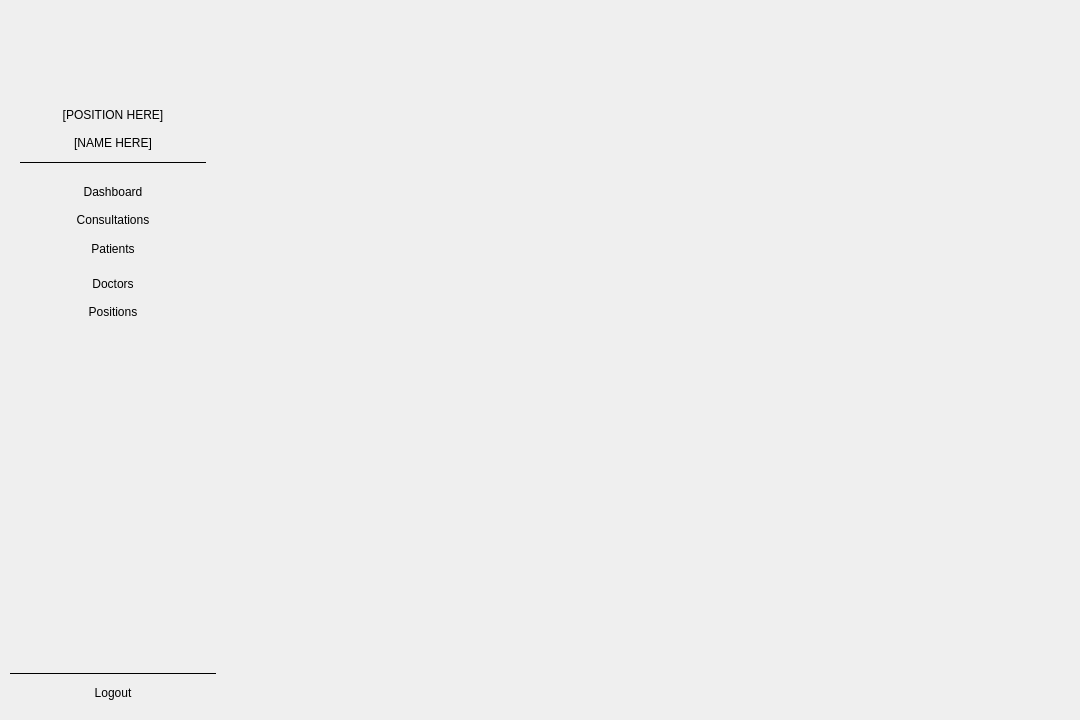
<?xml version="1.0" encoding="UTF-8"?>
<ui version="4.0">
 <class>Content</class>
 <widget class="QWidget" name="Content">
  <property name="geometry">
   <rect>
    <x>0</x>
    <y>0</y>
    <width>1080</width>
    <height>720</height>
   </rect>
  </property>
  <property name="windowTitle">
   <string/>
  </property>
  <layout class="QHBoxLayout" name="main_layout" stretch="2,8">
   <property name="spacing">
    <number>0</number>
   </property>
   <property name="leftMargin">
    <number>0</number>
   </property>
   <property name="topMargin">
    <number>0</number>
   </property>
   <property name="rightMargin">
    <number>0</number>
   </property>
   <property name="bottomMargin">
    <number>0</number>
   </property>
   <item>
    <widget class="QWidget" name="wdgt_navigation" native="true">
     <layout class="QVBoxLayout" name="wdgt_navigation_layout" stretch="5,1,0,1,1,0,10,1,1">
      <property name="spacing">
       <number>0</number>
      </property>
      <property name="leftMargin">
       <number>10</number>
      </property>
      <property name="topMargin">
       <number>0</number>
      </property>
      <property name="rightMargin">
       <number>0</number>
      </property>
      <property name="bottomMargin">
       <number>10</number>
      </property>
      <item>
       <widget class="QWidget" name="wdgt_user" native="true">
        <layout class="QVBoxLayout" name="wdgt_user_layout" stretch="5,1,1,1">
         <property name="spacing">
          <number>10</number>
         </property>
         <property name="leftMargin">
          <number>10</number>
         </property>
         <property name="topMargin">
          <number>10</number>
         </property>
         <property name="rightMargin">
          <number>10</number>
         </property>
         <property name="bottomMargin">
          <number>10</number>
         </property>
         <item>
          <widget class="QLabel" name="pxmp_logo">
           <property name="sizePolicy">
            <sizepolicy hsizetype="Expanding" vsizetype="Expanding">
             <horstretch>0</horstretch>
             <verstretch>0</verstretch>
            </sizepolicy>
           </property>
           <property name="text">
            <string/>
           </property>
           <property name="pixmap">
            <pixmap resource="../Resource/resource.qrc">:/small_logo.png</pixmap>
           </property>
           <property name="alignment">
            <set>Qt::AlignCenter</set>
           </property>
          </widget>
         </item>
         <item>
          <widget class="QLabel" name="lbl_position">
           <property name="sizePolicy">
            <sizepolicy hsizetype="Expanding" vsizetype="Expanding">
             <horstretch>0</horstretch>
             <verstretch>0</verstretch>
            </sizepolicy>
           </property>
           <property name="text">
            <string>[POSITION HERE]</string>
           </property>
           <property name="alignment">
            <set>Qt::AlignCenter</set>
           </property>
          </widget>
         </item>
         <item>
          <widget class="QLabel" name="lbl_name">
           <property name="sizePolicy">
            <sizepolicy hsizetype="Expanding" vsizetype="Expanding">
             <horstretch>0</horstretch>
             <verstretch>0</verstretch>
            </sizepolicy>
           </property>
           <property name="text">
            <string>[NAME HERE]</string>
           </property>
           <property name="alignment">
            <set>Qt::AlignCenter</set>
           </property>
          </widget>
         </item>
         <item>
          <widget class="Line" name="line">
           <property name="frameShadow">
            <enum>QFrame::Plain</enum>
           </property>
           <property name="orientation">
            <enum>Qt::Horizontal</enum>
           </property>
          </widget>
         </item>
        </layout>
       </widget>
      </item>
      <item>
       <widget class="QPushButton" name="pshbtn_dashboard">
        <property name="sizePolicy">
         <sizepolicy hsizetype="Expanding" vsizetype="Expanding">
          <horstretch>0</horstretch>
          <verstretch>0</verstretch>
         </sizepolicy>
        </property>
        <property name="cursor">
         <cursorShape>PointingHandCursor</cursorShape>
        </property>
        <property name="text">
         <string>Dashboard</string>
        </property>
        <property name="flat">
         <bool>true</bool>
        </property>
       </widget>
      </item>
      <item>
       <widget class="QPushButton" name="pshbtn_consultations">
        <property name="cursor">
         <cursorShape>PointingHandCursor</cursorShape>
        </property>
        <property name="text">
         <string>Consultations</string>
        </property>
        <property name="flat">
         <bool>true</bool>
        </property>
       </widget>
      </item>
      <item>
       <widget class="QPushButton" name="pshbtn_patients">
        <property name="sizePolicy">
         <sizepolicy hsizetype="Expanding" vsizetype="Expanding">
          <horstretch>0</horstretch>
          <verstretch>0</verstretch>
         </sizepolicy>
        </property>
        <property name="cursor">
         <cursorShape>PointingHandCursor</cursorShape>
        </property>
        <property name="text">
         <string>Patients</string>
        </property>
        <property name="flat">
         <bool>true</bool>
        </property>
       </widget>
      </item>
      <item>
       <widget class="QPushButton" name="pshbtn_doctors">
        <property name="sizePolicy">
         <sizepolicy hsizetype="Expanding" vsizetype="Expanding">
          <horstretch>0</horstretch>
          <verstretch>0</verstretch>
         </sizepolicy>
        </property>
        <property name="cursor">
         <cursorShape>PointingHandCursor</cursorShape>
        </property>
        <property name="text">
         <string>Doctors</string>
        </property>
        <property name="flat">
         <bool>true</bool>
        </property>
       </widget>
      </item>
      <item>
       <widget class="QPushButton" name="pshbtn_positions">
        <property name="cursor">
         <cursorShape>PointingHandCursor</cursorShape>
        </property>
        <property name="text">
         <string>Positions</string>
        </property>
        <property name="flat">
         <bool>true</bool>
        </property>
       </widget>
      </item>
      <item>
       <spacer name="verticalSpacer">
        <property name="orientation">
         <enum>Qt::Vertical</enum>
        </property>
        <property name="sizeHint" stdset="0">
         <size>
          <width>20</width>
          <height>369</height>
         </size>
        </property>
       </spacer>
      </item>
      <item>
       <widget class="Line" name="line_2">
        <property name="frameShadow">
         <enum>QFrame::Plain</enum>
        </property>
        <property name="orientation">
         <enum>Qt::Horizontal</enum>
        </property>
       </widget>
      </item>
      <item>
       <widget class="QPushButton" name="pshbtn_logout">
        <property name="sizePolicy">
         <sizepolicy hsizetype="Expanding" vsizetype="Expanding">
          <horstretch>0</horstretch>
          <verstretch>0</verstretch>
         </sizepolicy>
        </property>
        <property name="cursor">
         <cursorShape>PointingHandCursor</cursorShape>
        </property>
        <property name="text">
         <string>Logout</string>
        </property>
        <property name="flat">
         <bool>true</bool>
        </property>
       </widget>
      </item>
     </layout>
    </widget>
   </item>
   <item>
    <widget class="QStackedWidget" name="stckdwdgt_content"/>
   </item>
  </layout>
 </widget>
 <resources>
  <include location="../Resource/resource.qrc"/>
 </resources>
 <connections/>
</ui>
